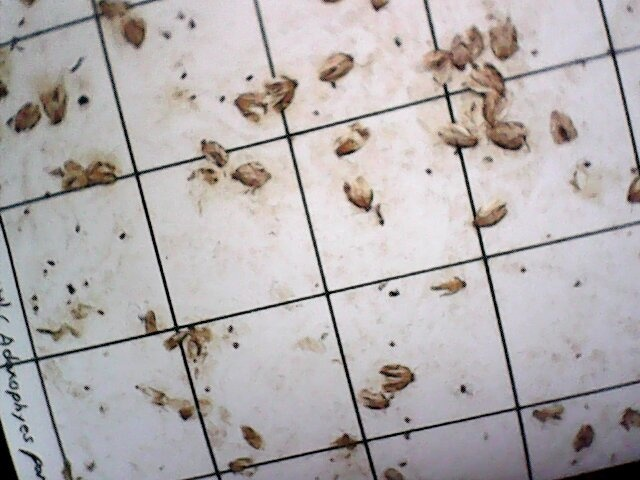
#> input picture Codes/2.jpg, 640 x 480 px, given in place of figure2.jpg, which was not available
$ python test_ver.py
#> lines starting #> are read from the running program, lines starting #| are printed output that depends on the picture; after the words box and inside, x2 and y2 are one past the last pixel; in counts of white or black regions, pixels touching at a corner belong together; pictures that were not available may be replaced by others from this repository, and a replacement may not be noted
import os
import time
import sys
import platform
import cv2
import numpy as np
##################################################################################
#roi saving version
####################################################################################


def training_data_making(img_file, thresh_size, distance_threshold, newFile):  #img_file: file name
#> called with thresh_size = 500, distance_threshold = 10, newFile = True
    im_original = cv2.imread(img_file, cv2.IMREAD_GRAYSCALE)
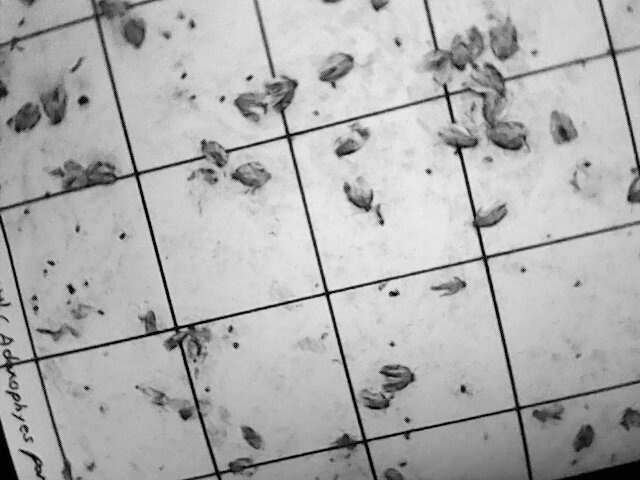
#> im_original: shape (480, 640); min 0, max 248, mean 175.6
    # im_in=im_original.copy()
    if im_original is None:
        raise NameError('in roi function, incorrect filename, address or empty file')
    cv2.imshow("original img",im_original)
    cv2.waitKey(0)
    cv2.destroyAllWindows()

    black_line_flag=True
    black_line_threshold=0
    black_line_previous=im_original.copy()
    black_line_choice=0
    im_in=im_original.copy()
    while black_line_flag==True:
        if(black_line_choice=="5"):
            black_line_flag=False
            break
        im_in=im_original.copy()
        print("from now, we are going to remove balck grid into white")
        print("1: threshold +1 ")
        print("2: threshold +10 ")
        print("3: threshold +50 ")
        print("4: prior state")
        print("5: done")
        black_line_choice=raw_input()
        print("you chose"+black_line_choice)
        if (black_line_choice=="4"):
            im_in=black_line_previous.copy()
            cv2.imshow("previous img",im_in)
            cv2.imshow("previous img?",black_line_previous)
            cv2.waitKey(0)
            cv2.destroyAllWindows()
            continue
        elif (black_line_choice=="1"):
            black_line_threshold+=1
        elif (black_line_choice=="2"):
            black_line_threshold+=10
        elif (black_line_choice=="3"):
            black_line_threshold+=50
        black_line_previous=im_in.copy()
        th, im_in = cv2.threshold(im_in, black_line_threshold, 255, cv2.THRESH_TOZERO)
#> th = 0
        th, im_in = cv2.threshold(im_in, 1, 255, cv2.THRESH_BINARY_INV)
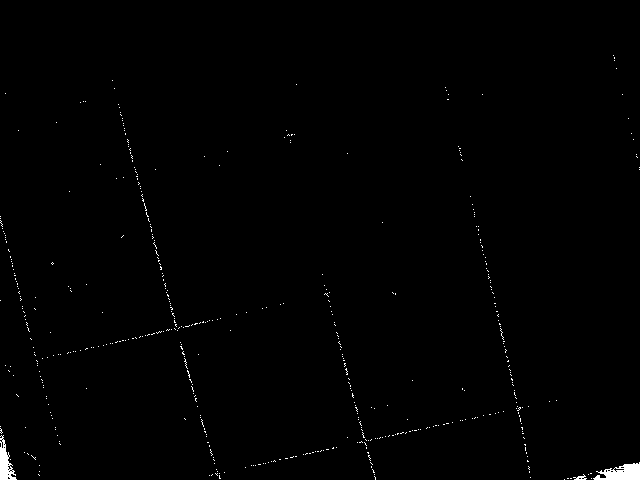
#> im_in: shape (480, 640); 0.61% white; 499 white regions (496 under 20 px), largest, box (x1, y1, x2, y2) and area: (593, 462, 640, 480) 524, (0, 435, 17, 480) 370, (573, 474, 587, 480) 39
        im_in= im_in | im_original
        # # for i in range(len(im_in)):
        # #     for j in range(len(im_in[0])):
        # #         if (im_in[i][j]<black_line_threshold):
        # #             im_in[i][j]=255
        cv2.imshow("removed?",im_in)
        cv2.waitKey(0)
        cv2.destroyAllWindows()
        # [8 lines of commented-out code are left out]
    threshold_flag=True
    threshold_choice="0"
    threshold_threshold=130
    while threshold_flag==True:
        print("from now, we are going to make background black and target white")
        print("1: threshold +1 ")
        print("2: threshold +10 ")
        print("3: threshold +50 ")
        print("4: threshold -1 ")
        print("5: threshold -10 ")
        print("6: threshold -50 ")
        print("7: done")
        threshold_choice=raw_input()
        print("you chose"+threshold_choice)
        if(threshold_choice=="7"):
            threshold_flag=False
            break
        elif (threshold_choice=="1"):
            threshold_threshold+=1
        elif (threshold_choice=="2"):
            threshold_threshold+=10
        elif (threshold_choice=="3"):
            threshold_threshold+=50
        elif (threshold_choice=="4"):
            threshold_threshold-=1
        elif (threshold_choice=="5"):
            threshold_threshold-=10
        elif (threshold_choice=="6"):
            threshold_threshold-=50
        print("current threshold is :"+str(threshold_threshold))
        th, im_th = cv2.threshold(im_in, threshold_threshold, 255, cv2.THRESH_BINARY_INV)
        cv2.imshow("background black?", im_th)
        cv2.waitKey(0)
        cv2.destroyAllWindows()     #for check whether filtering has proccessed well

        kernel = np.ones((8,8),np.uint8)
        kernel_1 = np.ones((2,2),np.uint8)
        closing = cv2.erode(im_th,kernel_1,iterations = 1)
        cv2.imshow("line removed?", closing)
        cv2.waitKey(0)
        cv2.destroyAllWindows()
        for i in range(40):
            closing = cv2.morphologyEx(closing, cv2.MORPH_CLOSE, kernel)
            closing = cv2.morphologyEx(closing, cv2.MORPH_OPEN, kernel)


        #####################################################
        cv2.imshow("nicely done? -background : black, else: white", closing)
        cv2.waitKey(0)
        cv2.destroyAllWindows()     #for check whether filtering has proccessed
    th, im_otsu = cv2.threshold(closing, 10, 255, cv2.THRESH_BINARY+cv2.THRESH_OTSU)
    output= cv2.connectedComponentsWithStats(im_otsu) # 4 or 8

    for i in range(1,output[0]):
        print(str(i))
        # [14 lines of commented-out code are left out]


#> (the run stopped early here; a loop or call above may not have finished)

$ run again, on Codes/3.jpg
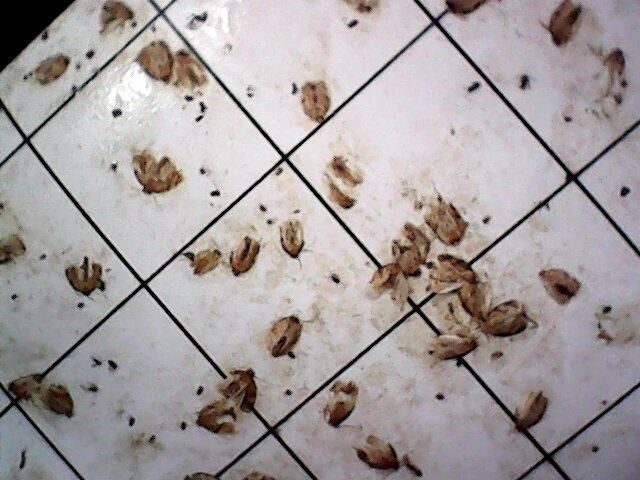
#> input picture Codes/3.jpg, 640 x 480 px, given in place of figure2.jpg, which was not available
#> th = 0
#> in training_data_making, `th, im_in = cv2.threshold(im_in, 1, 255, cv2.THRESH_BINARY_INV)`:
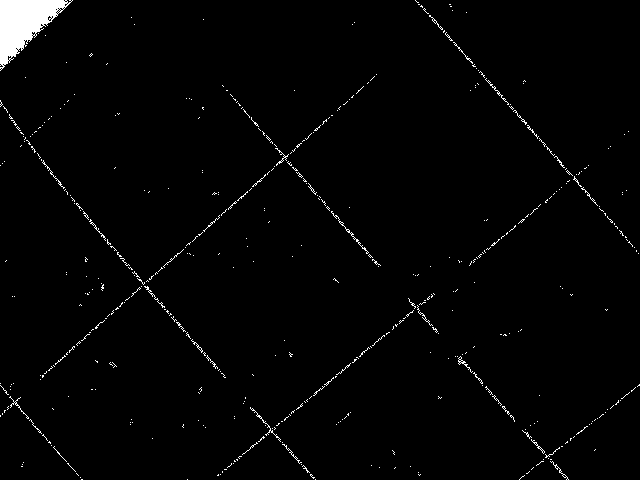
#> im_in: shape (480, 640); 1.8% white; 483 white regions (451 under 20 px), largest, box (x1, y1, x2, y2) and area: (0, 0, 73, 71) 2485, (331, 211, 369, 254) 85, (250, 407, 281, 442) 70
#> in training_data_making, `im_in= im_in | im_original`:
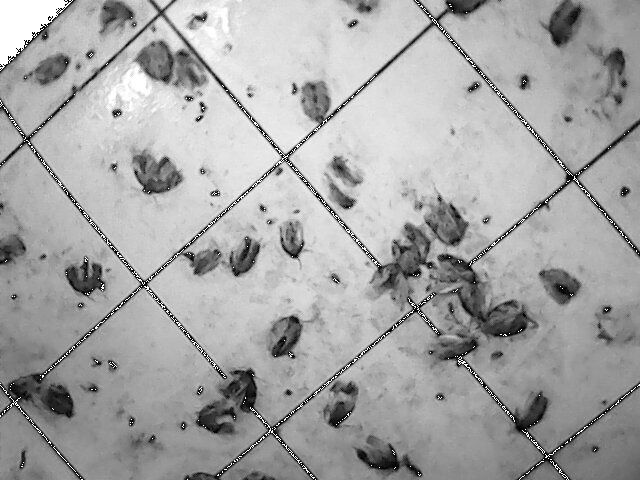
#> im_in: shape (480, 640); min 2, max 255, mean 164.8

$ run again, on Codes/4.jpg
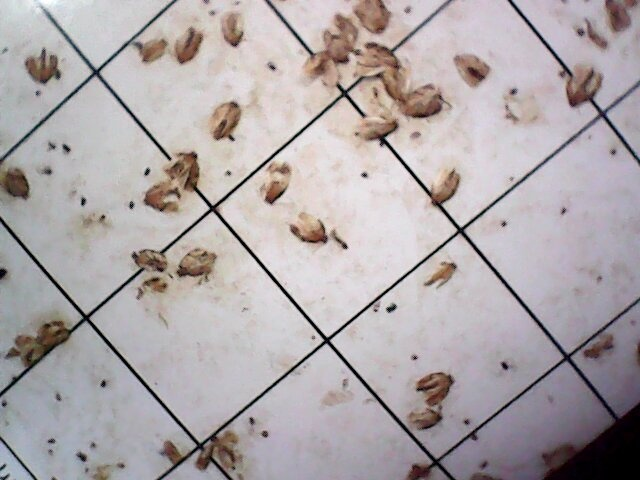
#> input picture Codes/4.jpg, 640 x 480 px, given in place of figure2.jpg, which was not available
#> th = 0
#> in training_data_making, `th, im_in = cv2.threshold(im_in, 1, 255, cv2.THRESH_BINARY_INV)`:
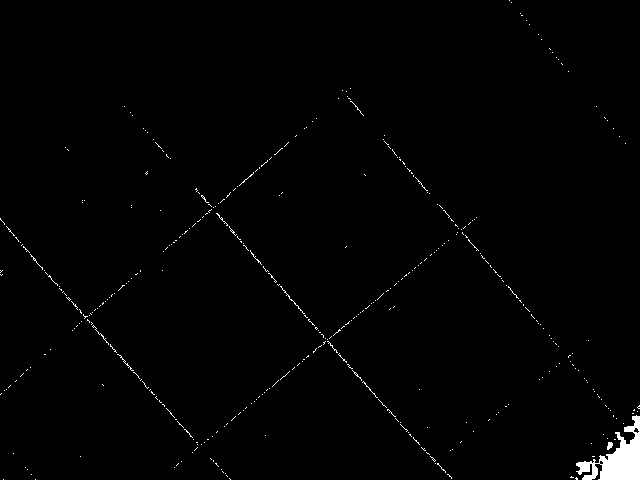
#> im_in: shape (480, 640); 1% white; 395 white regions (385 under 20 px), largest, box (x1, y1, x2, y2) and area: (576, 415, 640, 480) 1804, (280, 286, 305, 314) 40, (607, 442, 613, 450) 34
#> in training_data_making, `im_in= im_in | im_original`:
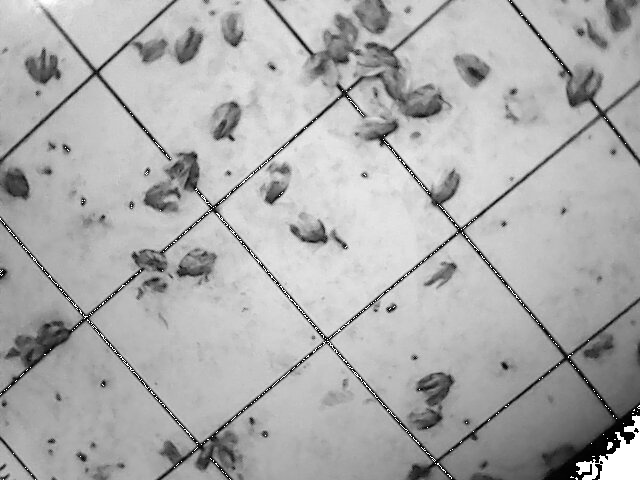
#> im_in: shape (480, 640); min 2, max 255, mean 171.9
